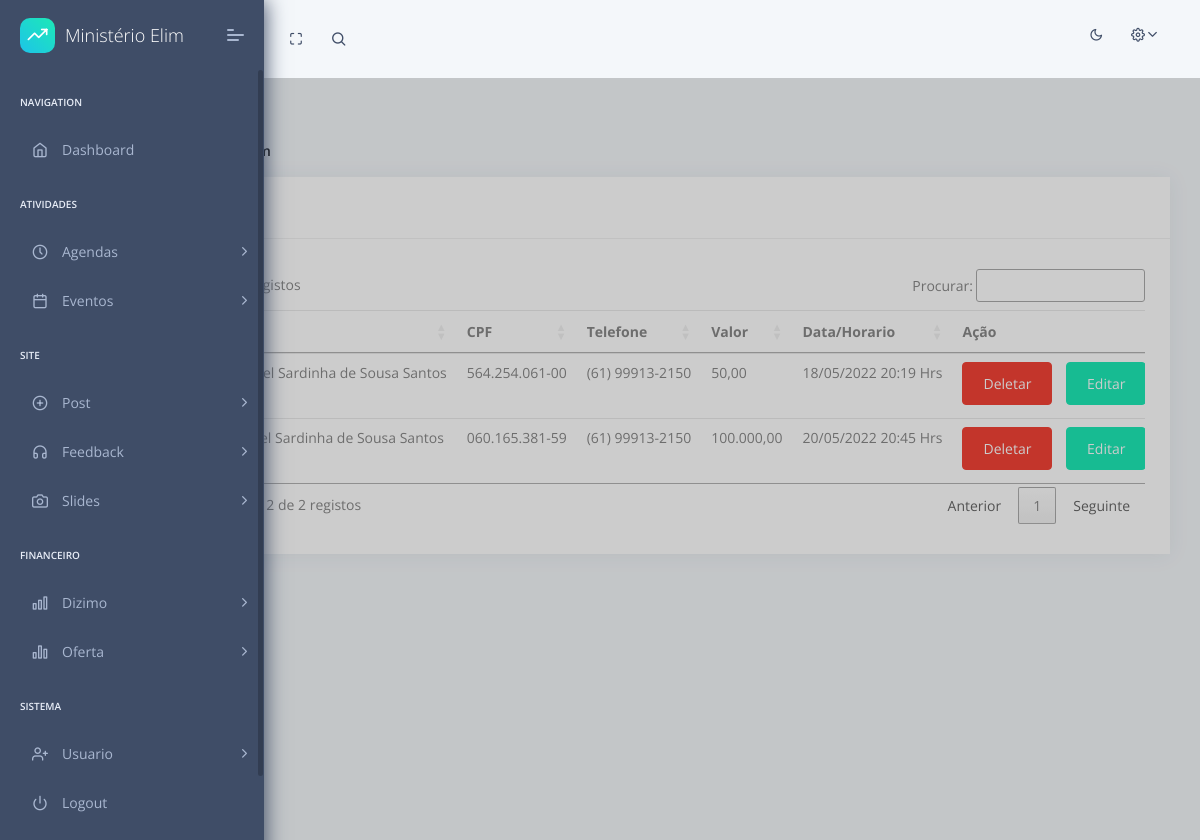
The page /dashboard/pages/listar-oferta/ (signed in) on the database as committed earlier.
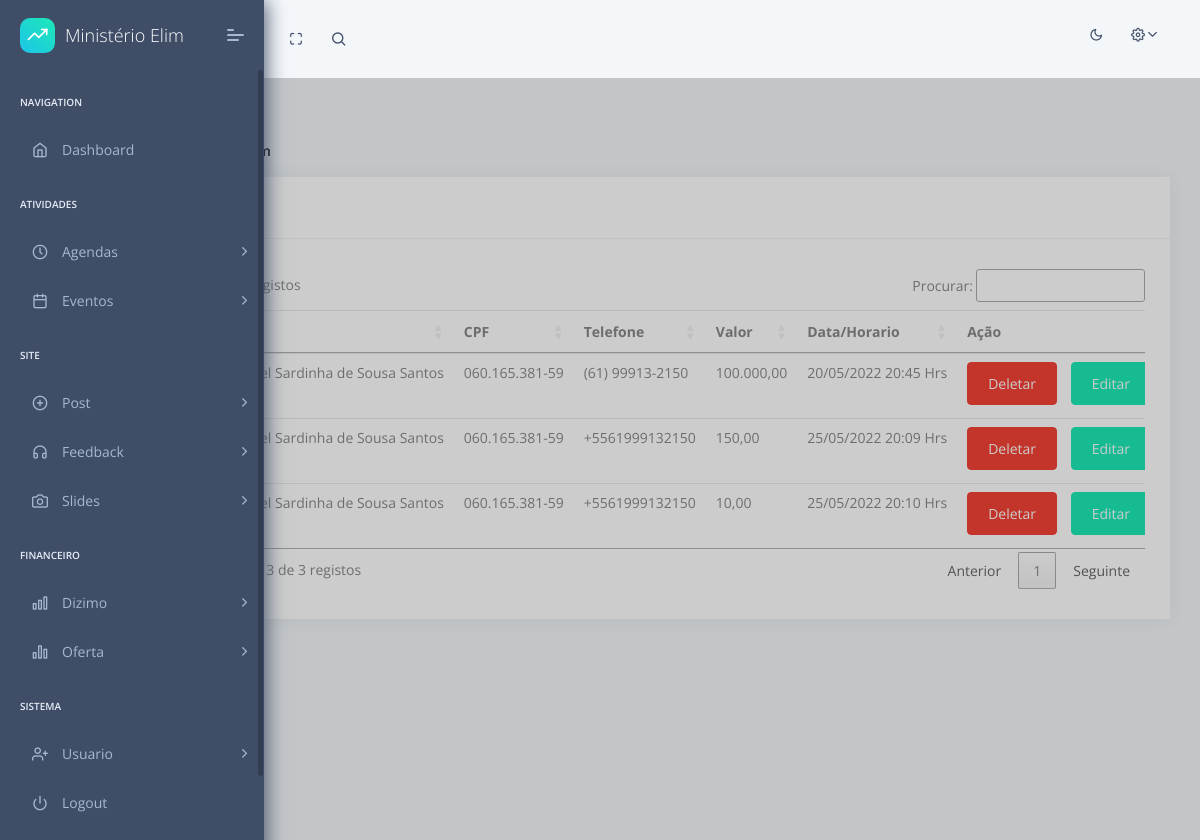
The same page on the database as committed later.
### core/models.py (models this page shows, shortened)
class Oferta(models.Model):
    id = models.AutoField(primary_key=True,unique=True)
    name = models.CharField(max_length=120)
    cpf = models.CharField(max_length=15)
    tel = models.CharField(max_length=15)
    value = models.FloatField()
    data = models.DateTimeField(auto_now_add=True)
    def get_data_formatado(self):
        return self.data.strftime('%d/%m/%Y %H:%M Hrs')
    def get_value_formatado(self):
        valorReal = f'{self.value:_.2f}'
        valorReal = valorReal.replace('.',',').replace('_','.')
        return valorReal

### dashboard/home/pages/views.py (the view)
# urls.py: path('pages/listar-oferta/', Pages.listarOferta),
    @login_required(login_url="/dashboard/login/")
    def listarOferta(req):
        if req.method == 'GET':
            oferta = Oferta.objects.all()
            user = req.user
            admin = user.is_superuser
            context = {
                'oferta': oferta,
                'username':user,
                'admin':admin
            }
            return render(req,'home/oferta/listar-oferta.html',context)

### templates/home/oferta/listar-oferta.html (shortened to what this page needs)
{% extends "layouts/base.html" %}
{% block stylesheets %}
    <link rel="stylesheet" type="text/css" href="https://cdn.datatables.net/1.12.1/css/jquery.dataTables.css">
{% endblock stylesheets %}
{% block content %}
<div class="pcoded-content">
    <div class="pcoded-inner-content">
        <div class="page-header">
            <div class="page-block">
                <div class="row align-items-center">
                    <div class="col-md-12">
                        <div class="page-header-title">
                            <h5 class="m-b-10">Listagem Oferta</h5>
                        </div>
                        <ul class="breadcrumb">
                            <li class="breadcrumb-item"><a href="/dashboard/"></a></li>
                            <li class="breadcrumb-item"><a href="#!">tabelas</a></li>
                            <li class="breadcrumb-item"><a href="javascript:">listagem</a></li>
                        </ul>
                    </div>
                </div>
            </div>
        </div>
        <div class="main-body">
            <div class="page-wrapper">
                <div class="row">
                    <div class="col-xl-12">
                        <div class="card">
                            <div class="card-header">
                                <h5>Listagem Oferta</h5>
                            </div>
                            <div class="card-block table-border-style">
                                <div class="table-responsive">
                                    <table class="table table-hover" id="TableDT">
                                        <form id="form" method="post"> {% csrf_token %}
                                            <thead>
                                                <tr>
                                                    <th>#</th>
                                                    <th>Nome</th>
                                                    <th>CPF</th>
                                                    <th>Telefone</th>
                                                    <th>Valor</th>
                                                    <th>Data/Horario</th>
                                                    <th>Ação</th>
                                                </tr>
                                            </thead>
                                            <tbody>
                                                {% for of in oferta %}
                                                <tr>
                                                    <th scope="row" id="teste">{{ of.id }}</th>
                                                    <td>{{ of.name }}</td>
                                                    <td>{{ of.cpf }}</td>
                                                    <td>{{ of.tel }}</td>
                                                    <td>{{ of.get_value_formatado }}</td>
                                                    <td>{{ of.get_data_formatado }}</td>
                                                    <td>
                                                        <a href="/dashboard/deletar/oferta/{{of.id}}" type="submit" class="btn btn-danger"  >Deletar</a>
                                                        <a href="/dashboard/pages/editar-oferta/{{of.id}}" type="submit" class="btn btn-success"  >Editar</a>
                                                    </td>
                                                </tr>
                                                {% endfor %}
                                            </tbody>
                                        </form>
                                    </table>
                                </div>
                            </div>
                        </div>
                    </div>
                </div>
            </div>
        </div>
    </div>
</div>
{% endblock content %}

Rows that differ between the two databases and show on the page:
removed Oferta: name "Pedro Haniel Sardinha de Sousa Santos", cpf "564.254.061-00", tel "(61) 99913-2150", get_value_formatado "50,00", get_data_formatado "18/05/2022 20:19 Hrs"
added Oferta: name "Paulo Abdiel Sardinha de Sousa Santos", cpf "060.165.381-59", tel "+5561999132150", get_value_formatado "150,00", get_data_formatado "25/05/2022 20:09 Hrs"
added Oferta: name "Paulo Abdiel Sardinha de Sousa Santos", cpf "060.165.381-59", tel "+5561999132150", get_value_formatado "10,00", get_data_formatado "25/05/2022 20:10 Hrs"
Other text that changed with them:
text written by a page script: "registos Procurar: Mostrando de 1 até 2 de 2 registos Anterior 1 Seguinte" → "registos Procurar: Mostrando de 1 até 3 de 3 registos Anterior 1 Seguinte"
